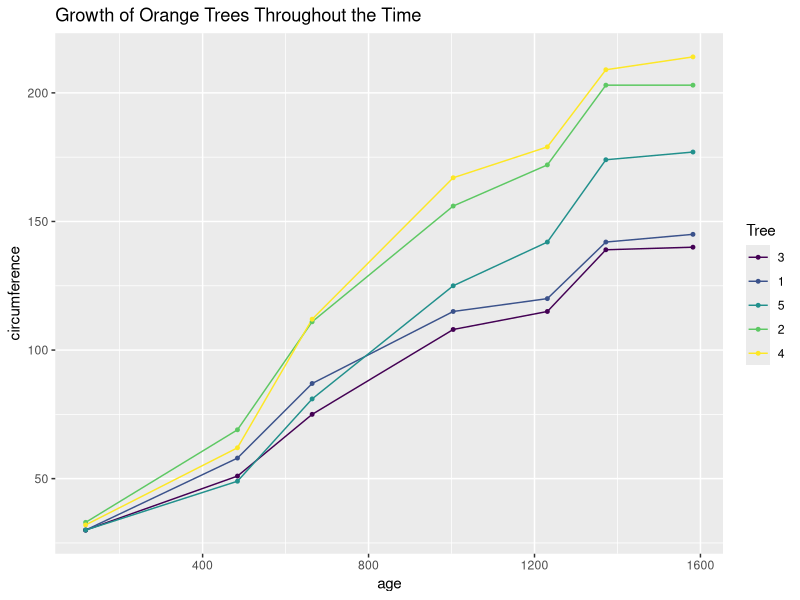

Here is the R script that generated this plot:
## ---- chunk 1
# Download the library 
library(ggplot2)
library(dplyr)
## ---- chunk 2
# Download data from R database
data ("Orange")
head (Orange)

## ---- chunk 3
# Set a line plot, add the pointers, add title and name the variables in the plot
orangeplot <- Orange %>%
  ggplot(aes(x = age, y = circumference, color = Tree)) +
  geom_line() + geom_point(size = 1) +
  labs(
    title = "Growth of Orange Trees Throughout the Time",
    x = "age", y = "circumference")
theme_minimal()
## ---- chunk 4
print(orangeplot)
